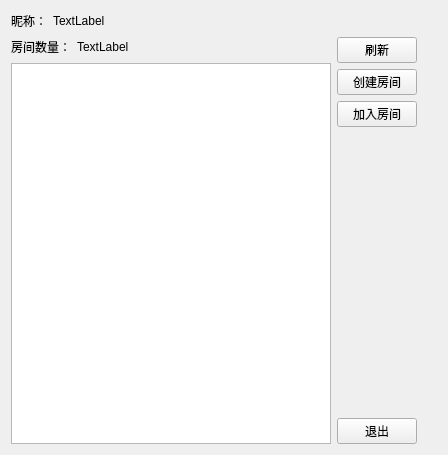
<?xml version="1.0" encoding="UTF-8"?>
<ui version="4.0">
 <class>ChildWidget1</class>
 <widget class="QWidget" name="ChildWidget1">
  <property name="geometry">
   <rect>
    <x>0</x>
    <y>0</y>
    <width>448</width>
    <height>455</height>
   </rect>
  </property>
  <property name="windowTitle">
   <string>Form</string>
  </property>
  <layout class="QVBoxLayout" name="verticalLayout">
   <item>
    <layout class="QHBoxLayout" name="horizontalLayout">
     <item>
      <widget class="QLabel" name="label_3">
       <property name="text">
        <string>昵称：</string>
       </property>
      </widget>
     </item>
     <item>
      <widget class="QLabel" name="userNickNameLabel">
       <property name="text">
        <string>TextLabel</string>
       </property>
      </widget>
     </item>
     <item>
      <spacer name="horizontalSpacer">
       <property name="orientation">
        <enum>Qt::Horizontal</enum>
       </property>
       <property name="sizeHint" stdset="0">
        <size>
         <width>40</width>
         <height>20</height>
        </size>
       </property>
      </spacer>
     </item>
    </layout>
   </item>
   <item>
    <layout class="QHBoxLayout" name="horizontalLayout_2">
     <item>
      <layout class="QVBoxLayout" name="verticalLayout_3">
       <item>
        <layout class="QHBoxLayout" name="horizontalLayout_3">
         <item>
          <widget class="QLabel" name="label_5">
           <property name="text">
            <string>房间数量：</string>
           </property>
          </widget>
         </item>
         <item>
          <widget class="QLabel" name="roomNumLabel">
           <property name="text">
            <string>TextLabel</string>
           </property>
          </widget>
         </item>
         <item>
          <spacer name="horizontalSpacer_3">
           <property name="orientation">
            <enum>Qt::Horizontal</enum>
           </property>
           <property name="sizeHint" stdset="0">
            <size>
             <width>40</width>
             <height>20</height>
            </size>
           </property>
          </spacer>
         </item>
        </layout>
       </item>
       <item>
        <layout class="QGridLayout" name="gridLayout">
         <item row="0" column="0">
          <widget class="QTableView" name="roomtableView"/>
         </item>
        </layout>
       </item>
      </layout>
     </item>
     <item>
      <layout class="QVBoxLayout" name="verticalLayout_2">
       <item>
        <widget class="QPushButton" name="RefreshRoomBtn">
         <property name="text">
          <string>刷新</string>
         </property>
        </widget>
       </item>
       <item>
        <widget class="QPushButton" name="createRoomBtn">
         <property name="text">
          <string>创建房间</string>
         </property>
        </widget>
       </item>
       <item>
        <widget class="QPushButton" name="joinRoomBtn">
         <property name="text">
          <string>加入房间</string>
         </property>
        </widget>
       </item>
       <item>
        <spacer name="verticalSpacer">
         <property name="orientation">
          <enum>Qt::Vertical</enum>
         </property>
         <property name="sizeHint" stdset="0">
          <size>
           <width>20</width>
           <height>40</height>
          </size>
         </property>
        </spacer>
       </item>
       <item>
        <widget class="QPushButton" name="quitChildWidget1">
         <property name="text">
          <string>退出</string>
         </property>
        </widget>
       </item>
      </layout>
     </item>
     <item>
      <spacer name="verticalSpacer_2">
       <property name="orientation">
        <enum>Qt::Vertical</enum>
       </property>
       <property name="sizeHint" stdset="0">
        <size>
         <width>20</width>
         <height>40</height>
        </size>
       </property>
      </spacer>
     </item>
    </layout>
   </item>
  </layout>
 </widget>
 <resources/>
 <connections/>
</ui>
